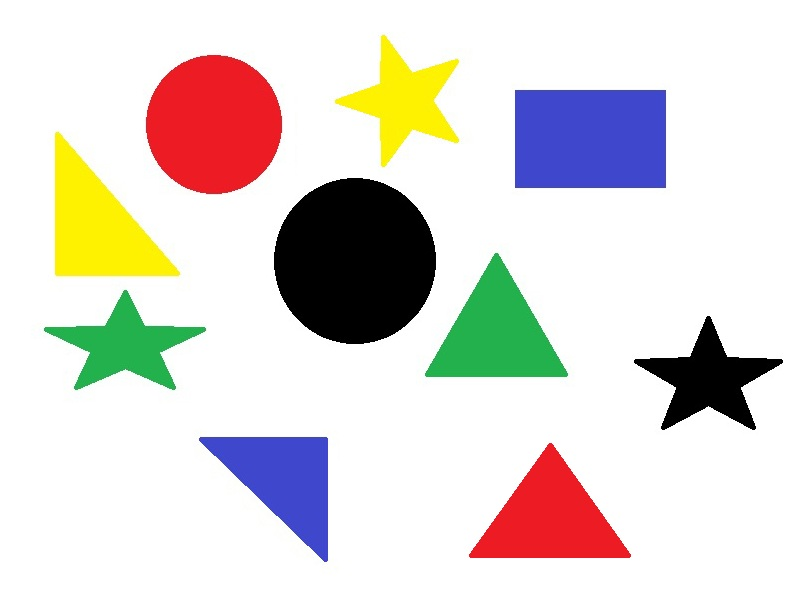
#> input picture U8/shape1.png, 800 x 600 px
$ python 'test 边缘检测1.py'
#> lines starting #> are read from the running program, lines starting #| are printed output that depends on the picture; after the words box and inside, x2 and y2 are one past the last pixel; in counts of white or black regions, pixels touching at a corner belong together
# coding:gbk
# 梯度的方向：垂直，水平和两个对角线
import cv2 as cv
img = cv.imread('shape1.png',cv.IMREAD_GRAYSCALE)
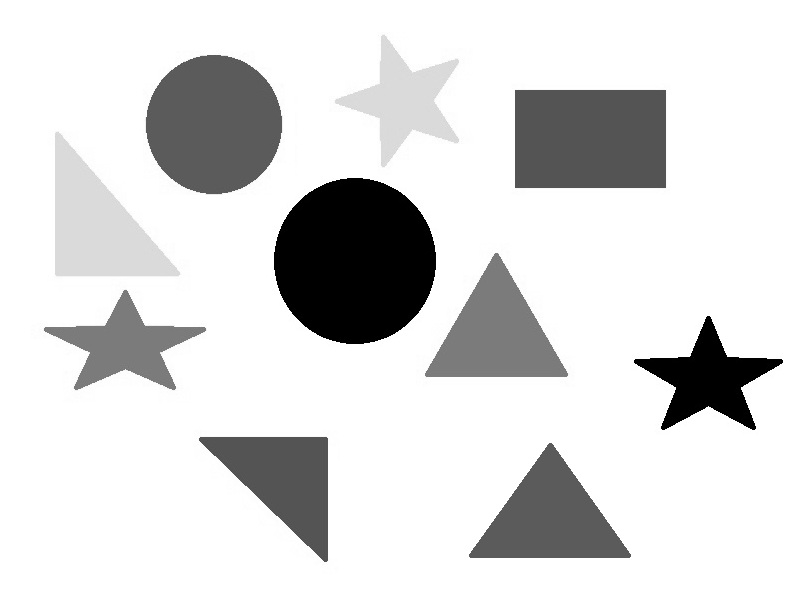
#> img: shape (600, 800); min 0, max 255, mean 218
# cv.imshow('img',img)

def nothing(x):
    pass

# 创建窗口名
cv.namedWindow('hubo')

# 创建滑动条
cv.createTrackbar('threshold1','hubo',0,255,nothing)
cv.createTrackbar('threshold2','hubo',0,255,nothing)

# 取值
while True:
    threshold1 = cv.getTrackbarPos('threshold1','hubo')
    threshold2 = cv.getTrackbarPos('threshold2','hubo')

    egdes = cv.Canny(img,threshold1,threshold2)
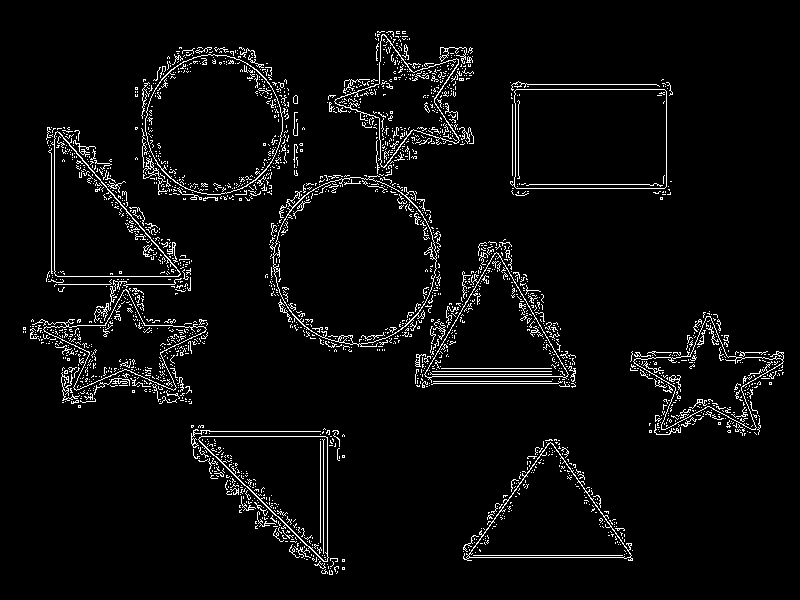
#> egdes: shape (600, 800); 4.5% white in thin lines or dots, all inside (x1, y1, x2, y2) = (23, 31, 784, 575)
    # cv2.Canny()函数，第一个参数是输入图像，第二个和第三个参数是minVal和maxVal
    cv.imshow('hubo',egdes)
    k = cv.waitKey(25)&0XFF
#> (key Esc is pressed here)
    if chr(k) == 'q':
        break

cv.destroyAllWindows()

$ run again, with U8/j.png copied over U8/shape1.png
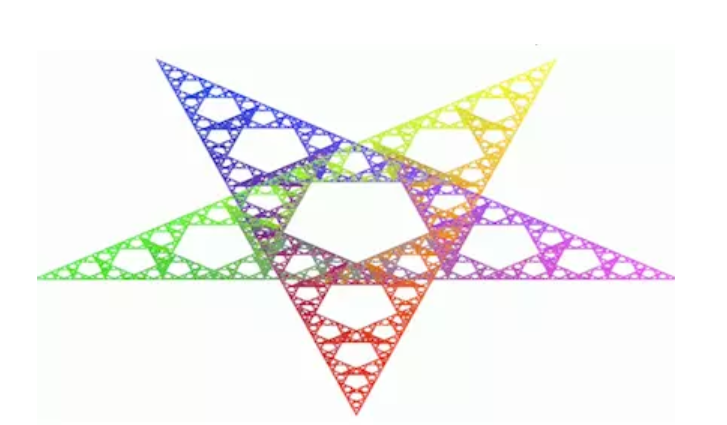
#> input picture U8/j.png, 727 x 425 px
#> `img = cv.imread('shape1.png',cv.IMREAD_GRAYSCALE)`:
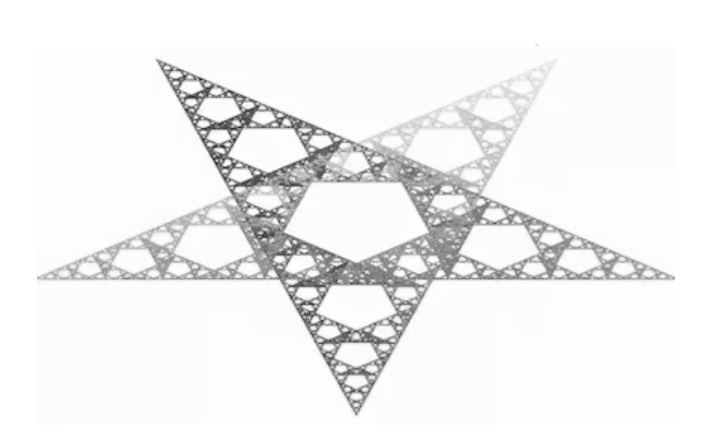
#> img: shape (425, 727); min 30, max 255, mean 241
#> `egdes = cv.Canny(img,threshold1,threshold2)`:
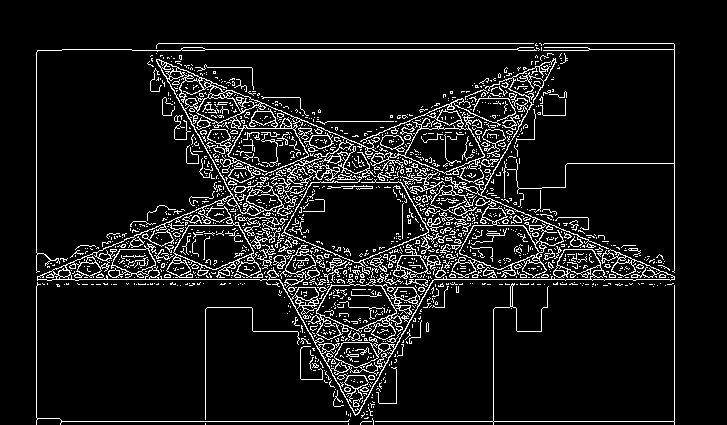
#> egdes: shape (425, 727); 9.2% white in thin lines or dots, all inside (x1, y1, x2, y2) = (36, 43, 675, 425)
